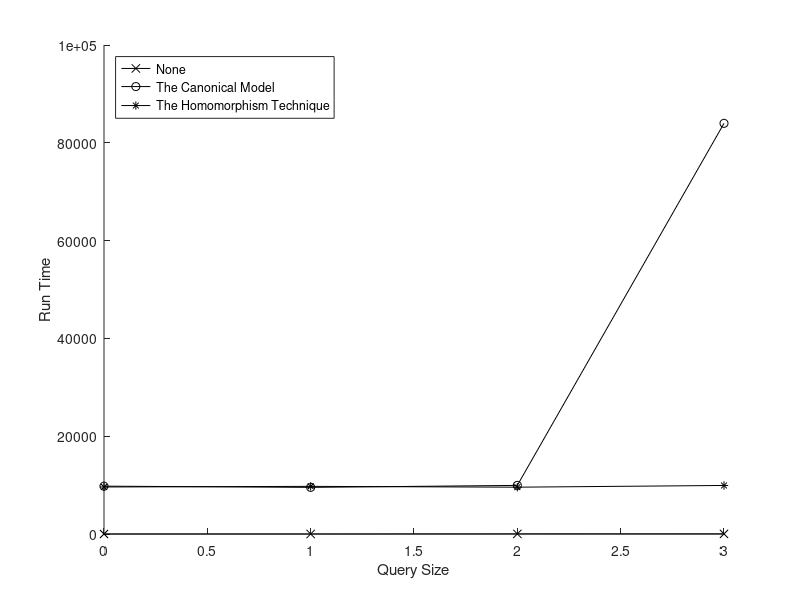

Recreate this plot in MATLAB.
format long
A = [
	0	0.380000	9784.610000	9616.270000;
	1	0.470000	9536.780000	9742.280000;
	2	20.290000	9940.930000	9575.320000;
	3	24.250000	83980.350000	9925.270000;
];

hold on
f = plot(A(:,1), A(:,2), 'k-x');
f = plot(A(:,1), A(:,3), 'k-o');
f = plot(A(:,1), A(:,4), 'k-*');
hold off
xlabel('Query Size')
ylabel('Run Time')
legend('None', 'The Canonical Model', 'The Homomorphism Technique', 'Location', 'northwest')
saveas(f, '../img/DescendantBranchRank2Graph.png');
